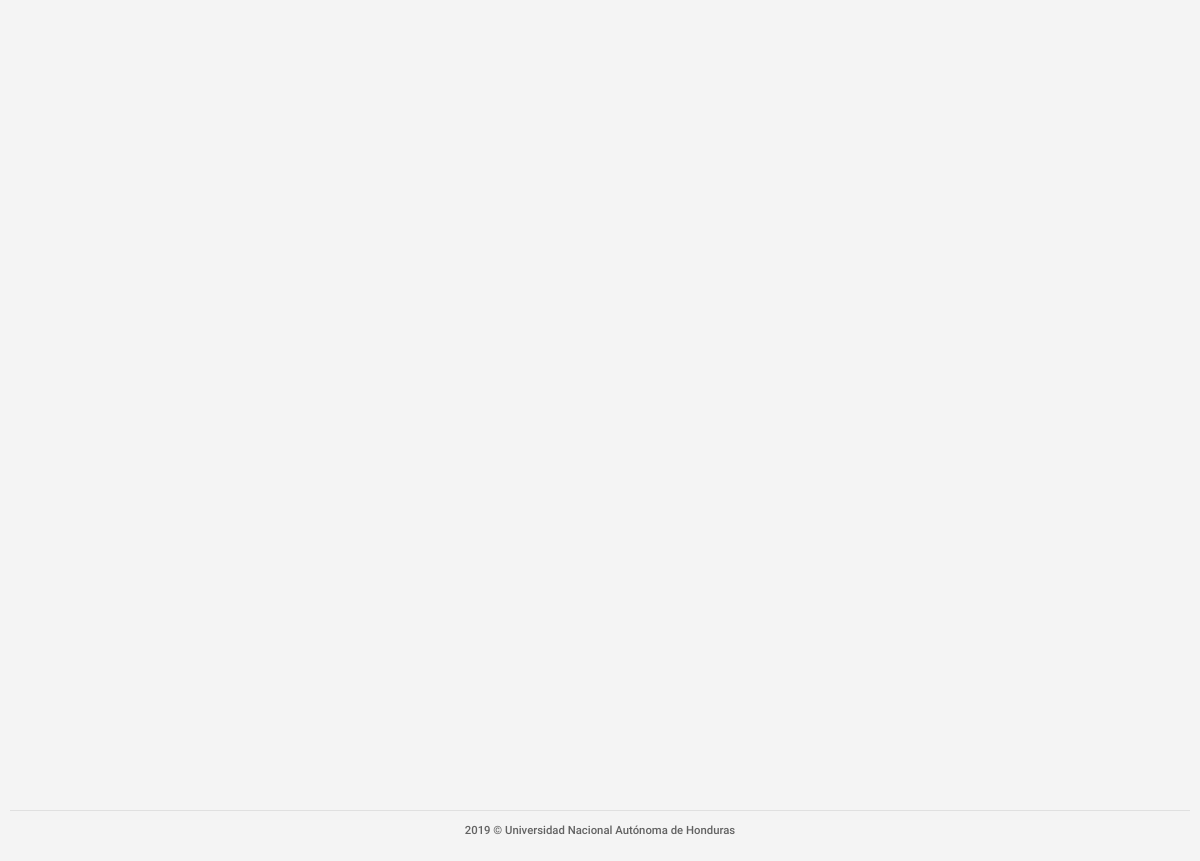
The app's page /control_progresos.php (signed in), older data.
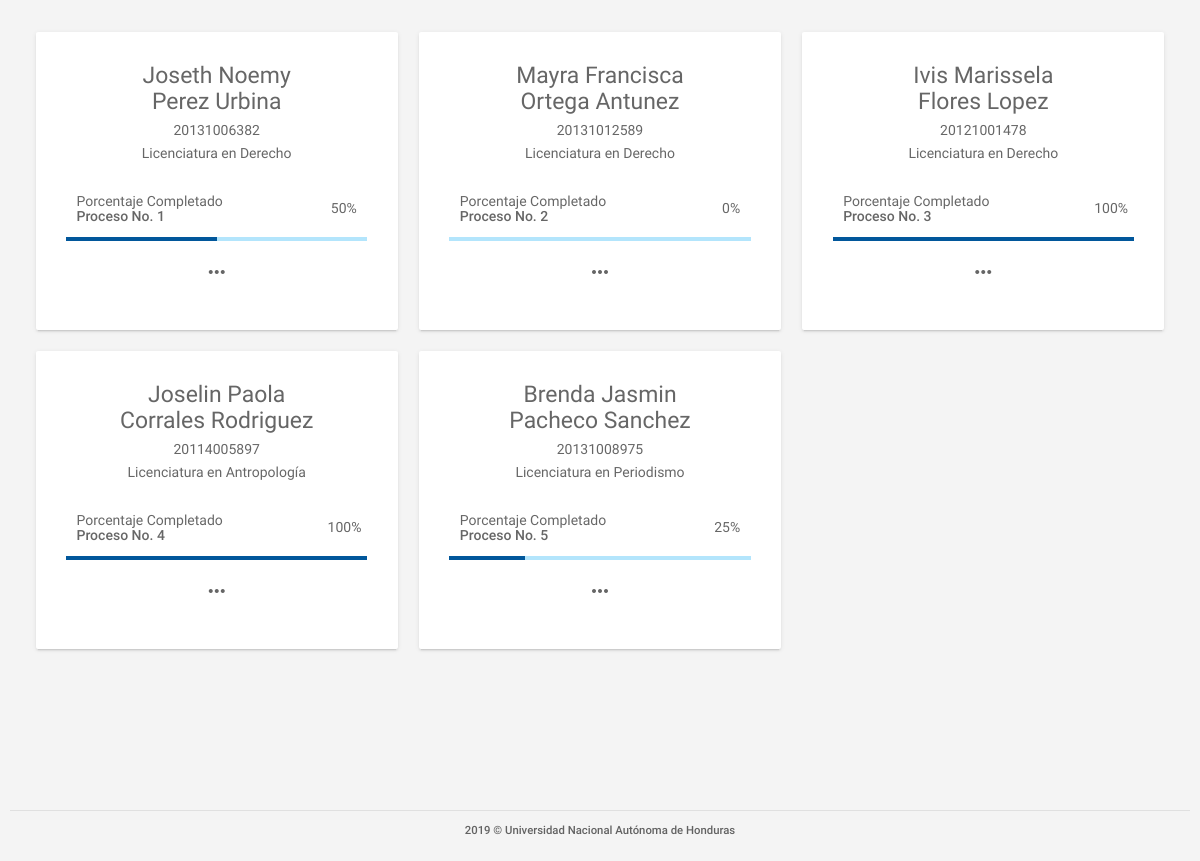
The same page, newer data.
### tables this page shows
CREATE TABLE IF NOT EXISTS `tbl_control_de_procesos` (
  `idcontrolprocesos` INT NOT NULL AUTO_INCREMENT,
  `porcentaje` INT NULL,
  `etapa1` BOOLEAN NULL,
  `etapa2` BOOLEAN NULL,
  `etapa3` BOOLEAN NULL,
  `etapa4` BOOLEAN NULL,
  `idEstudiante` INT NOT NULL,
  `idprocesos` INT NOT NULL,
  PRIMARY KEY (`idcontrolprocesos`),
  CONSTRAINT `fk_tbl_control_de_procesos_tbl_estudiantes1`
    FOREIGN KEY (`idEstudiante`)
    REFERENCES `tbl_estudiantes` (`idEstudiante`)
    ON DELETE NO ACTION
    ON UPDATE NO ACTION,
  CONSTRAINT `fk_tbl_control_de_procesos_tbl_procesos1`
    FOREIGN KEY (`idprocesos`)
    REFERENCES `tbl_procesos` (`idprocesos`)
    ON DELETE NO ACTION
    ON UPDATE NO ACTION);

CREATE TABLE IF NOT EXISTS `tbl_personas` (
  `idPersona` INT NOT NULL,
  `idGenero` INT NOT NULL,
  `nombres` VARCHAR(100) NOT NULL,
  `apellidos` VARCHAR(100) NOT NULL,
  `correo` VARCHAR(150) NULL,
  `contrasena` VARCHAR(45) NULL,
  `celular` VARCHAR(8) NULL,
  `no_identidad` VARCHAR(13) NULL,
  `fotoPerfil` VARCHAR(300) NULL,
  `estadocuenta` BOOLEAN NULL,
  PRIMARY KEY (`idPersona`),
  CONSTRAINT `fk_tbl_personas_tbl_generos1`
    FOREIGN KEY (`idGenero`)
    REFERENCES `tbl_generos` (`idGenero`)
    ON DELETE NO ACTION
    ON UPDATE NO ACTION);

CREATE TABLE IF NOT EXISTS `tbl_estudiantes` (
  `idEstudiante` INT NOT NULL,
  `no_cuenta` VARCHAR(11) NOT NULL,
  `idCarrera` VARCHAR(10) NOT NULL,
  PRIMARY KEY (`idEstudiante`),
  CONSTRAINT `fk_tbl_estudiante_tbl_persona`
    FOREIGN KEY (`idEstudiante`)
    REFERENCES `tbl_personas` (`idPersona`)
    ON DELETE NO ACTION
    ON UPDATE NO ACTION,
  CONSTRAINT `fk_tbl_estudiantes_tbl_carreras1`
    FOREIGN KEY (`idCarrera`)
    REFERENCES `tbl_carreras` (`idCarrera`)
    ON DELETE NO ACTION
    ON UPDATE NO ACTION);

CREATE TABLE IF NOT EXISTS `tbl_carreras` (
  `idCarrera` VARCHAR(10) NOT NULL,
  `nombreCarrera` VARCHAR(150) NOT NULL,
  PRIMARY KEY (`idCarrera`));

### assets/clases/class_conexion.php (called while the page is built, shortened)
<?php
	class Conexion{
		private $usuario = "root";
		private $contraseña = "oracle123";
		private $host = "localhost";
		private $baseDatos = "db_formacion";
		private $puerto = "3306";
		private $link;
		public function establecerConexion(){
			$this->link = mysqli_connect($this->host,$this->usuario,$this->contraseña,$this->baseDatos,$this->puerto);
			$this->link->set_charset("utf8");
		}
		public function ejecutarInstruccion($sql){
			return mysqli_query($this->link, $sql);
		}
	}
?>

### control_progresos.php (the view, shortened to what this page needs)
<?php
    require('./assets/clases/class_conexion.php');
    $mysql = new Conexion();
    $query=$mysql->ejecutarInstruccion("
        SELECT a.*,c.nombres as nombres,c.apellidos as apellidos,b.no_cuenta,d.nombreCarrera as carrera FROM
        tbl_control_de_procesos a
        left join tbl_estudiantes b
        on a.idEstudiante=b.idEstudiante
        left join tbl_personas c
        on b.idEstudiante=c.idPersona
        left join tbl_carreras d
        on b.idCarrera=d.idCarrera
    ");
?>
<!DOCTYPE html>
<html lang="es">
<head>
    <link type="text/css" rel="stylesheet" href="assets/plugins/materialize/css/materialize.min.css" />
    <link href="assets/css/materialize_Icons.css" rel="stylesheet">
    <link href="assets/css/alpha.css" rel="stylesheet" type="text/css" />
    <link href="assets/css/custom.css" rel="stylesheet" type="text/css" />
    <link href="assets/css/gestionar_Usuarios.css" rel="stylesheet" type="text/css">
    <link href="assets/plugins/sweetalert/sweetalert.css" rel="stylesheet" type="text/css" />
    <link href="assets/plugins/material-preloader/css/materialPreloader.min.css" rel="stylesheet">
    <link href="assets/css/control_progreso.css" rel="stylesheet" type="text/css" />
</head>
<body>
    <div class="mn-content">
        <main class="mn-inner">
            <div class="row">
                <?php
                while($datos = mysqli_fetch_array($query)){
                ?>
                <div class="col s12 m6 l4">
                    <div class="card">
                        <div class="card-content">
                            <div class="row center-align">
                                <h5><?php echo $datos['nombres']?><br>
                                    <?php echo $datos['apellidos']?></h5>
                                <h6><?php echo $datos['no_cuenta']?></h6>
                                <h6><?php echo $datos['carrera']?></h6>
                            </div>
                            <div class="row" style="margin-bottom:5px;">
                                <div class="col s12">
                                    <div class="row valign-wrapper" style="margin-bottom:5px;">
                                        <h6 class="col s10">
                                            Porcentaje Completado <br>
                                            <strong>Proceso No. <?php echo $datos['idprocesos']?></strong>
                                        </h6>
                                        <h6 class="col s2 right-align">
                                            <span id="porcentaje_user<?php echo $datos['idEstudiante'] . $datos['idprocesos']?>"><?php echo $datos['porcentaje']?></span>%
                                        </h6>
                                    </div>
                                    <div class="progress ">
                                        <div class="determinate" style="width: <?php echo $datos['porcentaje']?>%" id="bar_user<?php echo $datos['idEstudiante'] . $datos['idprocesos']?>"></div>
                                    </div>
                                </div>
                            </div>
                            <div class="row center-align activator">
                                <i class="material-icons center" style="cursor:pointer;">more_horiz</i>
                            </div>
                        </div>
                    </div>
                </div>
                <?php
                }
                ?>
            </div>
    </div>
    <div id="div-piePagina"></div>
    <div class="left-sidebar-hover"></div>
</body>
</html>

### assets/css/alpha.css (style rules this page uses)
html, body, .mn-content { font-size: 14px; height: 100%; width: 100%; }
html { font-weight: 500; color: rgba(0, 0, 0, 0.6); }
body { background-color: #F4F4F4; overflow-y: auto!important; overflow-x: hidden; }
.mn-content { opacity: 1; -webkit-transition: opacity .3s; -moz-transition: opacity .3s; -o-transition: opacity .3s; transition: opacity .3s; }
.left-sidebar-hover { position: fixed; background: transparent; width: 13.25px; left: 0; top: 0; bottom: 0; }
.mn-inner { padding: 25px 25px 9.5px 25px; min-height: 79vh !important; }
.card, .card-panel { box-shadow: 0 2px 2px 0 rgba(0, 0, 0, 0.05), 0 3px 1px -2px rgba(0, 0, 0, 0.08), 0 1px 5px 0 rgba(0, 0, 0, 0.08); position: relative; }
.progress { border-radius: 0px; }

### assets/css/custom.css (style rules this page uses)
#div-piePagina { bottom: 0px; font-size: 0.9em; width: 100%; padding: 10px; background-color: #F4F4F4; }
.mn-inner { min-height: 84vh; }

### assets/css/control_progreso.css (style rules this page uses)
.progress { background-color: #b3e5fc; }
.progress .determinate { background-color: #01579b; }

Row changes from the older to the newer data that the page shows:
added tbl_control_de_procesos: tbl_personas.nombres "Joseth Noemy", tbl_personas.apellidos "Perez Urbina", idEstudiante.no_cuenta "20131006382", tbl_carreras.nombreCarrera "Licenciatura en Derecho", idprocesos "1", porcentaje "50"
added tbl_control_de_procesos: tbl_personas.nombres "Mayra Francisca", tbl_personas.apellidos "Ortega Antunez", idEstudiante.no_cuenta "20131012589", tbl_carreras.nombreCarrera "Licenciatura en Derecho", idprocesos "2", porcentaje "0"
added tbl_control_de_procesos: tbl_personas.nombres "Ivis Marissela", tbl_personas.apellidos "Flores Lopez", idEstudiante.no_cuenta "20121001478", tbl_carreras.nombreCarrera "Licenciatura en Derecho", idprocesos "3", porcentaje "100"
added tbl_control_de_procesos: tbl_personas.nombres "Joselin Paola", tbl_personas.apellidos "Corrales Rodriguez", idEstudiante.no_cuenta "20114005897", tbl_carreras.nombreCarrera "Licenciatura en Antropología", idprocesos "4", porcentaje "100"
added tbl_control_de_procesos: tbl_personas.nombres "Brenda Jasmin", tbl_personas.apellidos "Pacheco Sanchez", idEstudiante.no_cuenta "20131008975", tbl_carreras.nombreCarrera "Licenciatura en Periodismo", idprocesos "5", porcentaje "25"
